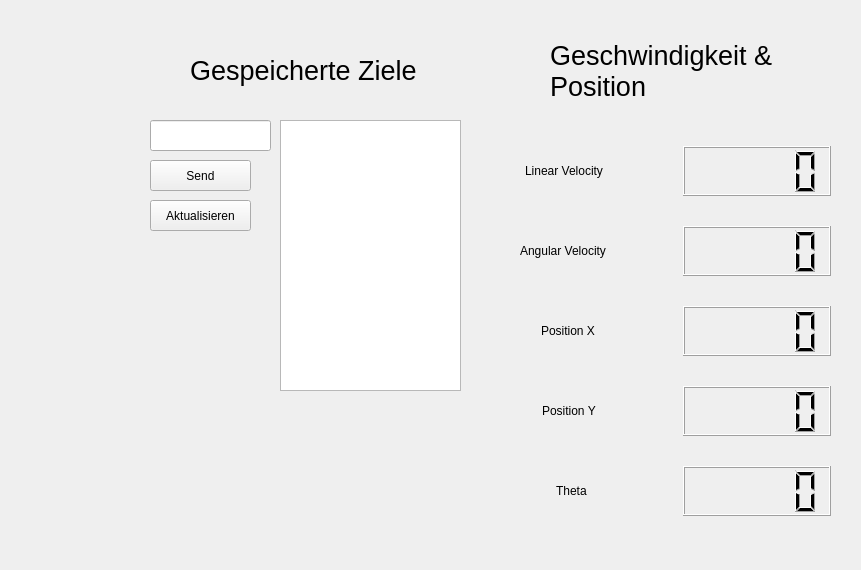
<?xml version="1.0" encoding="UTF-8"?>
<ui version="4.0">
 <class>MainWindow</class>
 <widget class="QMainWindow" name="MainWindow">
  <property name="geometry">
   <rect>
    <x>0</x>
    <y>0</y>
    <width>861</width>
    <height>570</height>
   </rect>
  </property>
  <property name="maximumSize">
   <size>
    <width>861</width>
    <height>570</height>
   </size>
  </property>
  <property name="windowTitle">
   <string>MainWindow</string>
  </property>
  <widget class="QWidget" name="centralwidget">
   <widget class="QWidget" name="layoutWidget">
    <property name="geometry">
     <rect>
      <x>0</x>
      <y>0</y>
      <width>141</width>
      <height>571</height>
     </rect>
    </property>
    <layout class="QVBoxLayout" name="verticalLayout">
     <item>
      <widget class="SideBar" name="widget" native="true"/>
     </item>
    </layout>
   </widget>
   <widget class="QLabel" name="background">
    <property name="geometry">
     <rect>
      <x>150</x>
      <y>400</y>
      <width>291</width>
      <height>91</height>
     </rect>
    </property>
    <property name="text">
     <string/>
    </property>
   </widget>
   <widget class="QPushButton" name="sendButton">
    <property name="geometry">
     <rect>
      <x>150</x>
      <y>160</y>
      <width>101</width>
      <height>31</height>
     </rect>
    </property>
    <property name="text">
     <string>Send</string>
    </property>
   </widget>
   <widget class="QLineEdit" name="targetPosition">
    <property name="geometry">
     <rect>
      <x>150</x>
      <y>120</y>
      <width>121</width>
      <height>31</height>
     </rect>
    </property>
   </widget>
   <widget class="QListWidget" name="listPosition">
    <property name="geometry">
     <rect>
      <x>280</x>
      <y>120</y>
      <width>181</width>
      <height>271</height>
     </rect>
    </property>
   </widget>
   <widget class="QPushButton" name="Aktualisieren">
    <property name="geometry">
     <rect>
      <x>150</x>
      <y>200</y>
      <width>101</width>
      <height>31</height>
     </rect>
    </property>
    <property name="text">
     <string>Aktualisieren</string>
    </property>
   </widget>
   <widget class="QWidget" name="formLayoutWidget">
    <property name="geometry">
     <rect>
      <x>520</x>
      <y>120</y>
      <width>311</width>
      <height>421</height>
     </rect>
    </property>
    <layout class="QFormLayout" name="formLayout">
     <property name="labelAlignment">
      <set>Qt::AlignCenter</set>
     </property>
     <property name="formAlignment">
      <set>Qt::AlignCenter</set>
     </property>
     <property name="horizontalSpacing">
      <number>50</number>
     </property>
     <property name="verticalSpacing">
      <number>30</number>
     </property>
     <property name="leftMargin">
      <number>0</number>
     </property>
     <item row="0" column="0">
      <widget class="QLabel" name="label_8">
       <property name="minimumSize">
        <size>
         <width>102</width>
         <height>50</height>
        </size>
       </property>
       <property name="text">
        <string>Linear Velocity</string>
       </property>
      </widget>
     </item>
     <item row="0" column="1">
      <widget class="QLCDNumber" name="linear_lcd">
       <property name="minimumSize">
        <size>
         <width>0</width>
         <height>50</height>
        </size>
       </property>
      </widget>
     </item>
     <item row="1" column="0">
      <widget class="QLabel" name="label_4">
       <property name="minimumSize">
        <size>
         <width>113</width>
         <height>50</height>
        </size>
       </property>
       <property name="text">
        <string>Angular Velocity</string>
       </property>
      </widget>
     </item>
     <item row="1" column="1">
      <widget class="QLCDNumber" name="angular_lcd">
       <property name="minimumSize">
        <size>
         <width>0</width>
         <height>50</height>
        </size>
       </property>
      </widget>
     </item>
     <item row="3" column="0">
      <widget class="QLabel" name="label_2">
       <property name="minimumSize">
        <size>
         <width>68</width>
         <height>50</height>
        </size>
       </property>
       <property name="text">
        <string>Position Y</string>
       </property>
      </widget>
     </item>
     <item row="2" column="1">
      <widget class="QLCDNumber" name="x_lcd">
       <property name="minimumSize">
        <size>
         <width>0</width>
         <height>50</height>
        </size>
       </property>
      </widget>
     </item>
     <item row="3" column="1">
      <widget class="QLCDNumber" name="y_lcd">
       <property name="minimumSize">
        <size>
         <width>50</width>
         <height>50</height>
        </size>
       </property>
      </widget>
     </item>
     <item row="4" column="0">
      <widget class="QLabel" name="label_3">
       <property name="minimumSize">
        <size>
         <width>40</width>
         <height>50</height>
        </size>
       </property>
       <property name="text">
        <string>Theta</string>
       </property>
      </widget>
     </item>
     <item row="2" column="0">
      <widget class="QLabel" name="label">
       <property name="minimumSize">
        <size>
         <width>70</width>
         <height>50</height>
        </size>
       </property>
       <property name="text">
        <string>Position X</string>
       </property>
      </widget>
     </item>
     <item row="4" column="1">
      <widget class="QLCDNumber" name="theta_lcd">
       <property name="enabled">
        <bool>true</bool>
       </property>
       <property name="sizePolicy">
        <sizepolicy hsizetype="Minimum" vsizetype="Minimum">
         <horstretch>0</horstretch>
         <verstretch>0</verstretch>
        </sizepolicy>
       </property>
       <property name="minimumSize">
        <size>
         <width>10</width>
         <height>50</height>
        </size>
       </property>
       <property name="font">
        <font>
         <kerning>false</kerning>
        </font>
       </property>
       <property name="frameShape">
        <enum>QFrame::Box</enum>
       </property>
       <property name="frameShadow">
        <enum>QFrame::Raised</enum>
       </property>
      </widget>
     </item>
    </layout>
   </widget>
   <widget class="QLabel" name="label_5">
    <property name="geometry">
     <rect>
      <x>190</x>
      <y>40</y>
      <width>241</width>
      <height>61</height>
     </rect>
    </property>
    <property name="font">
     <font>
      <family>Ubuntu</family>
      <pointsize>20</pointsize>
      <weight>50</weight>
      <italic>false</italic>
      <bold>false</bold>
     </font>
    </property>
    <property name="styleSheet">
     <string notr="true">font: 20pt &quot;Ubuntu&quot;;</string>
    </property>
    <property name="text">
     <string>Gespeicherte Ziele</string>
    </property>
   </widget>
   <widget class="QLabel" name="label_6">
    <property name="geometry">
     <rect>
      <x>550</x>
      <y>40</y>
      <width>231</width>
      <height>61</height>
     </rect>
    </property>
    <property name="font">
     <font>
      <family>Ubuntu</family>
      <pointsize>20</pointsize>
      <weight>50</weight>
      <italic>false</italic>
      <bold>false</bold>
     </font>
    </property>
    <property name="styleSheet">
     <string notr="true">font: 20pt &quot;Ubuntu&quot;;</string>
    </property>
    <property name="text">
     <string>Geschwindigkeit &amp; 
Position</string>
    </property>
   </widget>
  </widget>
 </widget>
 <customwidgets>
  <customwidget>
   <class>SideBar</class>
   <extends>QWidget</extends>
   <header>src/sidebar.h</header>
   <container>1</container>
  </customwidget>
 </customwidgets>
 <resources/>
 <connections/>
</ui>
